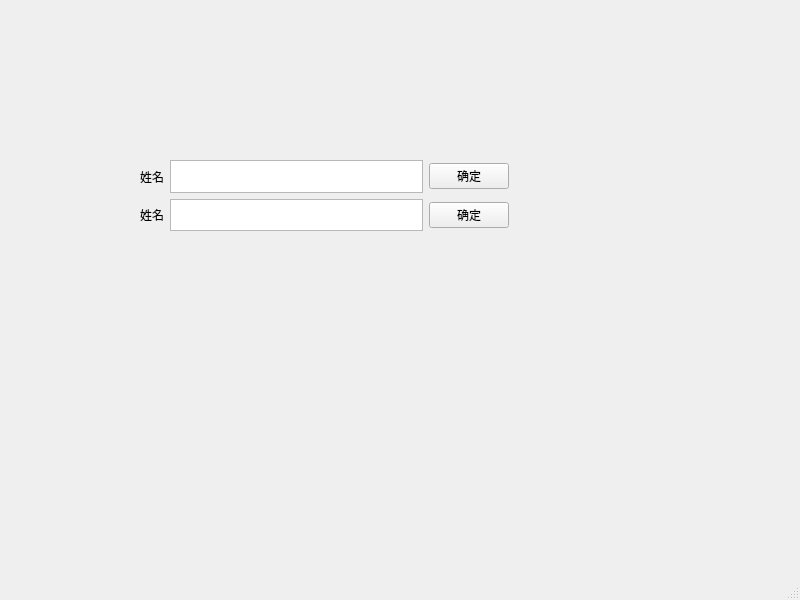
<?xml version="1.0" encoding="UTF-8"?>
<ui version="4.0">
 <class>MainWindow</class>
 <widget class="QMainWindow" name="MainWindow">
  <property name="geometry">
   <rect>
    <x>0</x>
    <y>0</y>
    <width>800</width>
    <height>600</height>
   </rect>
  </property>
  <property name="windowTitle">
   <string>MainWindow</string>
  </property>
  <widget class="QWidget" name="centralwidget">
   <widget class="QWidget" name="">
    <property name="geometry">
     <rect>
      <x>140</x>
      <y>160</y>
      <width>369</width>
      <height>71</height>
     </rect>
    </property>
    <layout class="QVBoxLayout" name="verticalLayout">
     <item>
      <layout class="QHBoxLayout" name="horizontalLayout">
       <item>
        <widget class="QLabel" name="label">
         <property name="text">
          <string>姓名</string>
         </property>
        </widget>
       </item>
       <item>
        <widget class="QPlainTextEdit" name="plainTextEdit"/>
       </item>
       <item>
        <widget class="QPushButton" name="pushButton">
         <property name="text">
          <string>确定</string>
         </property>
        </widget>
       </item>
      </layout>
     </item>
     <item>
      <layout class="QHBoxLayout" name="horizontalLayout_2">
       <item>
        <widget class="QLabel" name="label_2">
         <property name="text">
          <string>姓名</string>
         </property>
        </widget>
       </item>
       <item>
        <widget class="QPlainTextEdit" name="plainTextEdit_2"/>
       </item>
       <item>
        <widget class="QPushButton" name="pushButton_2">
         <property name="text">
          <string>确定</string>
         </property>
        </widget>
       </item>
      </layout>
     </item>
    </layout>
   </widget>
  </widget>
  <widget class="QMenuBar" name="menubar">
   <property name="geometry">
    <rect>
     <x>0</x>
     <y>0</y>
     <width>800</width>
     <height>22</height>
    </rect>
   </property>
  </widget>
  <widget class="QStatusBar" name="statusbar"/>
 </widget>
 <resources/>
 <connections/>
</ui>
